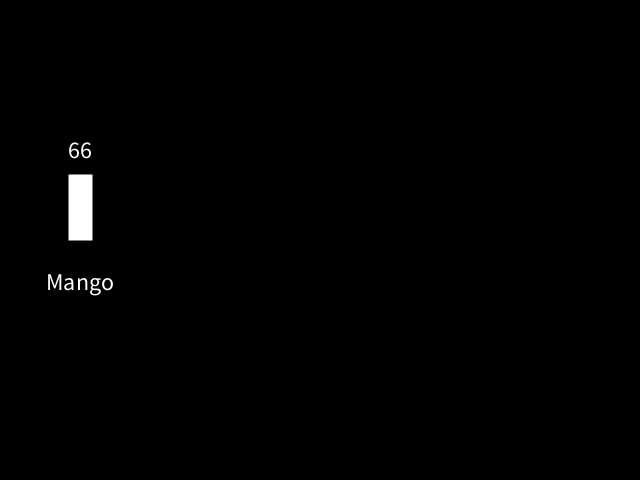
Frame 1 (no input)
Frame 60 (the mouse pressed at the canvas centre just before this capture): identical to frame 1, image omitted
Frame 120 (the mouse held since frame 60 and released just before this capture): identical to frame 1, image omitted

The Processing sketch that drew this single still picture (run headless with seeded random() and noise(); from frame 60 on, the mouse is pressed at the canvas centre):

// Processing sketch: array_stp_0
// ── array_stp_0.pde
int fruitAmt;
String fruitNames = "Mango";

void setup() {
  size(640, 480);
  fruitAmt = int(random(5, 100));
}

float barWidth = 24;
float x = 80;

void draw () {
  background(0);
  strokeWeight(barWidth);
  stroke(255);
  strokeCap(SQUARE);
  textAlign(CENTER);
  textSize(24);
  fill(255);

  line(x, height * 0.5, x, height * 0.5 - fruitAmt);
  text(fruitNames, x, height * 0.5 + 50);
  text(fruitAmt, x, height * 0.5 - fruitAmt - 16);
}
